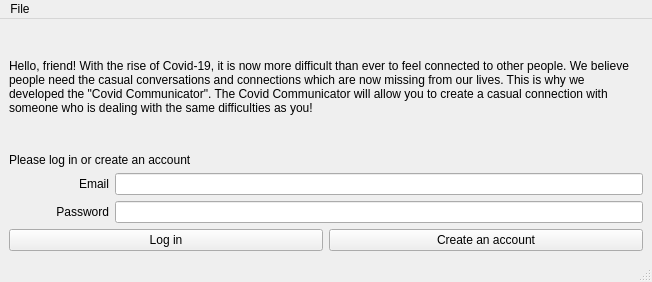
<?xml version="1.0" encoding="UTF-8"?>
<ui version="4.0">
 <class>MainWindow</class>
 <widget class="QMainWindow" name="MainWindow">
  <property name="geometry">
   <rect>
    <x>0</x>
    <y>0</y>
    <width>652</width>
    <height>282</height>
   </rect>
  </property>
  <property name="windowTitle">
   <string>Covid Communicator</string>
  </property>
  <widget class="QWidget" name="centralwidget">
   <layout class="QGridLayout" name="gridLayout">
    <item row="0" column="0">
     <layout class="QVBoxLayout" name="verticalLayout" stretch="0,0,0,0,0,0,0">
      <item>
       <spacer name="verticalSpacer">
        <property name="orientation">
         <enum>Qt::Vertical</enum>
        </property>
        <property name="sizeHint" stdset="0">
         <size>
          <width>20</width>
          <height>40</height>
         </size>
        </property>
       </spacer>
      </item>
      <item>
       <widget class="QLabel" name="label_4">
        <property name="text">
         <string>Hello, friend!  With the rise of Covid-19, it is now more difficult than ever to feel connected to other people. We believe people need the casual conversations and connections which are now missing from our lives.  This is why we developed the &quot;Covid Communicator&quot;. The Covid Communicator will allow you to create a casual connection with someone who is dealing with the same difficulties as you!</string>
        </property>
        <property name="textFormat">
         <enum>Qt::RichText</enum>
        </property>
        <property name="wordWrap">
         <bool>true</bool>
        </property>
       </widget>
      </item>
      <item>
       <spacer name="verticalSpacer_2">
        <property name="orientation">
         <enum>Qt::Vertical</enum>
        </property>
        <property name="sizeHint" stdset="0">
         <size>
          <width>20</width>
          <height>40</height>
         </size>
        </property>
       </spacer>
      </item>
      <item>
       <widget class="QLabel" name="label">
        <property name="text">
         <string>Please log in or create an account</string>
        </property>
       </widget>
      </item>
      <item>
       <layout class="QHBoxLayout" name="horizontalLayout">
        <item>
         <widget class="QLabel" name="label_2">
          <property name="minimumSize">
           <size>
            <width>100</width>
            <height>0</height>
           </size>
          </property>
          <property name="text">
           <string>Email</string>
          </property>
          <property name="alignment">
           <set>Qt::AlignRight|Qt::AlignTrailing|Qt::AlignVCenter</set>
          </property>
         </widget>
        </item>
        <item>
         <widget class="QLineEdit" name="emailLineEdit"/>
        </item>
       </layout>
      </item>
      <item>
       <layout class="QHBoxLayout" name="horizontalLayout_2">
        <item>
         <widget class="QLabel" name="label_3">
          <property name="minimumSize">
           <size>
            <width>100</width>
            <height>0</height>
           </size>
          </property>
          <property name="text">
           <string>Password</string>
          </property>
          <property name="alignment">
           <set>Qt::AlignRight|Qt::AlignTrailing|Qt::AlignVCenter</set>
          </property>
         </widget>
        </item>
        <item>
         <widget class="QLineEdit" name="passwordLineEdit">
          <property name="echoMode">
           <enum>QLineEdit::Password</enum>
          </property>
         </widget>
        </item>
       </layout>
      </item>
      <item>
       <layout class="QHBoxLayout" name="horizontalLayout_3">
        <item>
         <widget class="QPushButton" name="loginButton">
          <property name="text">
           <string>Log in</string>
          </property>
         </widget>
        </item>
        <item>
         <widget class="QPushButton" name="registerButton">
          <property name="text">
           <string>Create an account</string>
          </property>
         </widget>
        </item>
       </layout>
      </item>
     </layout>
    </item>
   </layout>
  </widget>
  <widget class="QMenuBar" name="menubar">
   <property name="geometry">
    <rect>
     <x>0</x>
     <y>0</y>
     <width>652</width>
     <height>22</height>
    </rect>
   </property>
   <widget class="QMenu" name="menuFile">
    <property name="title">
     <string>File</string>
    </property>
    <addaction name="actionQuit"/>
   </widget>
   <addaction name="menuFile"/>
  </widget>
  <widget class="QStatusBar" name="statusbar"/>
  <action name="actionQuit">
   <property name="text">
    <string>Quit</string>
   </property>
  </action>
 </widget>
 <resources/>
 <connections/>
</ui>
